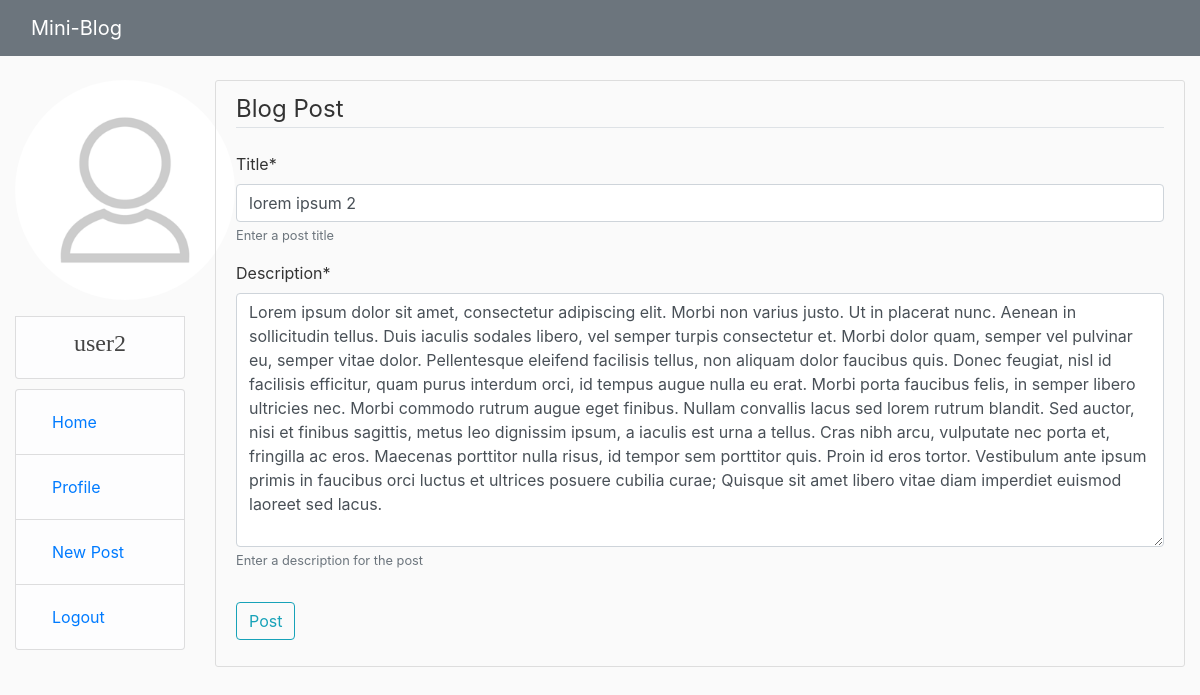
The page /blog/post/4/update/ (signed in) on the database its author committed.
### users/models.py (models this page shows, shortened)
class Profile(models.Model):
    user = models.OneToOneField(User, on_delete=models.CASCADE)
    image = models.ImageField(default='default.png', upload_to='profile_pics')
    """
    def save(self, *args, **kwargs):
        #Function to resize the images uploaded
        super().save(*args, **kwargs)

        img = Image.open(self.image.path)

        if img.height > 300 or img.width > 300:
            output_size = (300, 300)
            img.thumbnail(output_size)
            img.save(self.image.path)
    """

### blog/models.py (models this page shows, shortened)
class Post(models.Model):
    title = models.CharField(max_length=200, help_text='Enter a post title')
    description = models.TextField(max_length=1000, help_text='Enter a description for the post')
    date = models.DateTimeField(default=timezone.now)
    author = models.ForeignKey(User, on_delete=models.CASCADE)
    likes = models.ManyToManyField(User, related_name='blog_post')
    class Meta:
        ordering = ['-date']

### blog/views.py (the view, shortened to what this page needs)
# urls.py: path('post/<int:pk>/update/', views.PostUpdateView.as_view(), name='post-update'),
class PostUpdateView(LoginRequiredMixin, UserPassesTestMixin, generic.UpdateView):
    model = Post
    fields = ['title', 'description']
    def test_func(self):
        post = self.get_object()
        if self.request.user == post.author:
            return True
        return False

### blog/templates/blog/post_form.html (shortened to what this page needs)
{% extends "base_generic.html" %}
{% load crispy_forms_tags %}
{% block content %}
    <div class="content-section">
        <form method="POST">
            <fieldset class="form-group">
                <legend class="border-bottom mb-4">Blog Post</legend>
                {{ form|crispy }}
            </fieldset>
            <div class="form-group">
                <button class="btn btn-outline-info" type="submit">Post</button>
            </div>
        </form>
    </div>
{% endblock %}

### blog/templates/base_generic.html (shortened to what this page needs)
<!DOCTYPE html>
<html lang="en">
<head>
    <link rel="stylesheet" href="https://maxcdn.bootstrapcdn.com/bootstrap/4.0.0/css/bootstrap.min.css">
    {% load static %}
    <link rel="stylesheet" href="{% static 'blog/css/main.css' %}">
</head>
<body>
    <header class="site-header">
      <nav class="navbar navbar-expand-md navbar-dark bg-secondary fixed-top">
        <div class="col-md-2">
          <a class="navbar-brand mr-4" href="{% url 'index' %}">Mini-Blog</a>
        </div>
      </nav>
    </header>
    <div class="container-fluid">
        <div class="row">
            <div class="col-md-2">
            {% block sidebar %}
                {% if user.is_authenticated %}
                    <div>
                        <div class="media">
                            <img class="rounded-circle home-img" src="{{ user.profile.image.url }}">
                        </div>
                        <center class="list-group-item list-group-item-light" style="font-family:cambria"><h4>{{ user }}</h4></center>
                    </div>
                <ul class="sidebar-nav">
                    <li class="list-group-item list-group-item-light"><a class="nav-item nav-link" href="{% url 'index' %}">Home</a></li>
                    <li class="list-group-item list-group-item-light"><a class="nav-item nav-link" href="{% url 'profile' %}">Profile</a></li>
                    <li class="list-group-item list-group-item-light"><a class="nav-item nav-link" href="{% url 'post-create' %}">New Post</a></li>
                    <li class="list-group-item list-group-item-light"><a class="nav-item nav-link" href="{% url 'logout' %}">Logout</a></li>
                {% endif %}
                </ul>
            {% endblock %}
            </div>
            <div class="col-sm-10">
                {% block content %}{% endblock %}
            </div>
        </div>
    </div>
  </body>
</body>
</html>

### blog/static/blog/css/main.css (style rules this page uses)
body { background: #fafafa; color: #333333; margin-top: 5rem; }
h1, h2, h3, h4, h5, h6 { color: #444444; }
ul { margin: 0; }
.content-section { background: #fffff; padding: 10px 20px; border: 1px solid #dddddd; border-radius: 3px; margin-bottom: 20px; }
.home-img { height: 220px; width: 220px; margin-right: 20px; margin-bottom: 16px; }
.sidebar-nav { margin-top: 10px; padding: 0; list-style: none; }

### rows shown on the page
Post: title "lorem ipsum 2", description "Lorem ipsum dolor sit amet, consectetur adipiscing elit. Morbi non varius justo. Ut in placerat nunc. Aenean in sollicitudin tellus. Duis iaculis sodales libero, vel semper turpis consectetur et. Morbi dolor quam, semper vel pulvinar eu, semper vitae dolor. Pellentesque eleifend facilisis tellus, non aliquam dolor faucibus quis. Donec feugiat, nisl id facilisis efficitur, quam purus interdum orci, id tempus augue nulla eu erat. Morbi porta faucibus felis, in semper libero ultricies nec. Morbi commodo rutrum augue eget finibus. Nullam convallis lacus sed lorem rutrum blandit. Sed auctor, nisi et finibus sagittis, metus leo dignissim ipsum, a iaculis est urna a tellus. Cras nibh arcu,…"

### other values the page prints
{{ user }} "user2"
